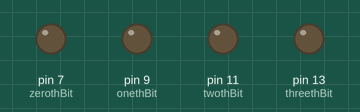
Simulated run of this sketch. Board: Arduino Uno, built with avr-gcc and run on an emulated ATmega328P. Parts: output pins drawn as LEDs (lit = HIGH).

Above: at 0.5 s.
At 2.5 s:
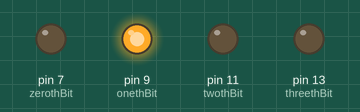
At 4.5 s:
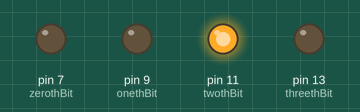
At 9.5 s:
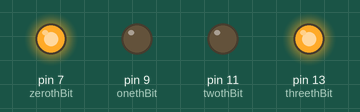
At 14.5 s:
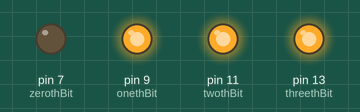
At 19.5 s:
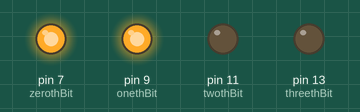
Timing chart, 0 to 20.8 s (numbered marks = the images above):
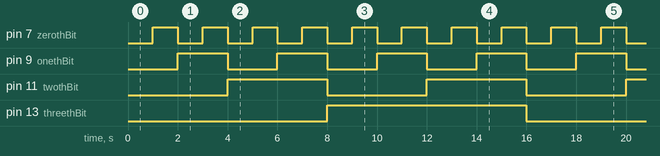

The sketch:

Binary_Counter_4_bits.ino
```cpp
int counterArr[4];
int count = 0;
int zerothBit = 7;
int onethBit = 9;
int twothBit = 11;
int threethBit = 13;
void setup() {
  // put your setup code here, to run once:
pinMode (zerothBit, OUTPUT);
pinMode (onethBit, OUTPUT);
pinMode (twothBit, OUTPUT);
pinMode (threethBit, OUTPUT);
}

void loop() {
  // put your main code here, to run repeatedly:
  switch(count){
  case 0:
  counterArr[0] = 0;
  counterArr[1] = 0;
  counterArr[2] = 0;
  counterArr[3] = 0;
  break;
  case 1:
  counterArr[0] = 0;
  counterArr[1] = 0;
  counterArr[2] = 0;
  counterArr[3] = 1;
  break;
  case 2:
  counterArr[0] = 0;
  counterArr[1] = 0;
  counterArr[2] = 1;
  counterArr[3] = 0;
  break;
  case 3:
  counterArr[0] = 0;
  counterArr[1] = 0;
  counterArr[2] = 1;
  counterArr[3] = 1;
  break;
  case 4:
  counterArr[0] = 0;
  counterArr[1] = 1;
  counterArr[2] = 0;
  counterArr[3] = 0;
  break;
  case 5:
  counterArr[0] = 0;
  counterArr[1] = 1;
  counterArr[2] = 0;
  counterArr[3] = 1;
  break;
  case 6:
  counterArr[0] = 0;
  counterArr[1] = 1;
  counterArr[2] = 1;
  counterArr[3] = 0;
  break;
  case 7:
  counterArr[0] = 0;
  counterArr[1] = 1;
  counterArr[2] = 1;
  counterArr[3] = 1;
  break;
  case 8:
  counterArr[0] = 1;
  counterArr[1] = 0;
  counterArr[2] = 0;
  counterArr[3] = 0;
  break;
  case 9:
  counterArr[0] = 1;
  counterArr[1] = 0;
  counterArr[2] = 0;
  counterArr[3] = 1;
  break;
  case 10:
  counterArr[0] = 1;
  counterArr[1] = 0;
  counterArr[2] = 1;
  counterArr[3] = 0;
  break;
  case 11:
  counterArr[0] = 1;
  counterArr[1] = 0;
  counterArr[2] = 1;
  counterArr[3] = 1;
  break;
  case 12:
  counterArr[0] = 1;
  counterArr[1] = 1;
  counterArr[2] = 0;
  counterArr[3] = 0;
  break;
  case 13:
  counterArr[0] = 1;
  counterArr[1] = 1;
  counterArr[2] = 0;
  counterArr[3] = 1;
  break;
  case 14:
  counterArr[0] = 1;
  counterArr[1] = 1;
  counterArr[2] = 1;
  counterArr[3] = 0;
  break;
  case 15:
  counterArr[0] = 1;
  counterArr[1] = 1;
  counterArr[2] = 1;
  counterArr[3] = 1;
  break;
  }
  count = count + 1;
  if (count == 16){
    count =0;
  }
  if (counterArr[3] == 1){
    digitalWrite(zerothBit, HIGH);
  }else{
    digitalWrite(zerothBit, LOW);
  }
    if (counterArr[2] == 1){
    digitalWrite(onethBit, HIGH);
  }else{
    digitalWrite(onethBit, LOW);
  }
    if (counterArr[1] == 1){
    digitalWrite(twothBit, HIGH);
  }else{
    digitalWrite(twothBit, LOW);
  }
    if (counterArr[0] == 1){
    digitalWrite(threethBit, HIGH);
  }else{
    digitalWrite(threethBit, LOW);
  }
  delay (1000);
}
```

Measured:
- by itself, pin 7 (zerothBit): alternates HIGH for 1.0 s and LOW for 1.0 s
- by itself, pin 9 (onethBit): alternates HIGH for 2.0 s and LOW for 2.0 s
- by itself, pin 11 (twothBit): alternates HIGH for 4.0 s and LOW for 4.0 s
- by itself, pin 13 (threethBit): alternates HIGH for 8.0 s and LOW for 8.0 s
